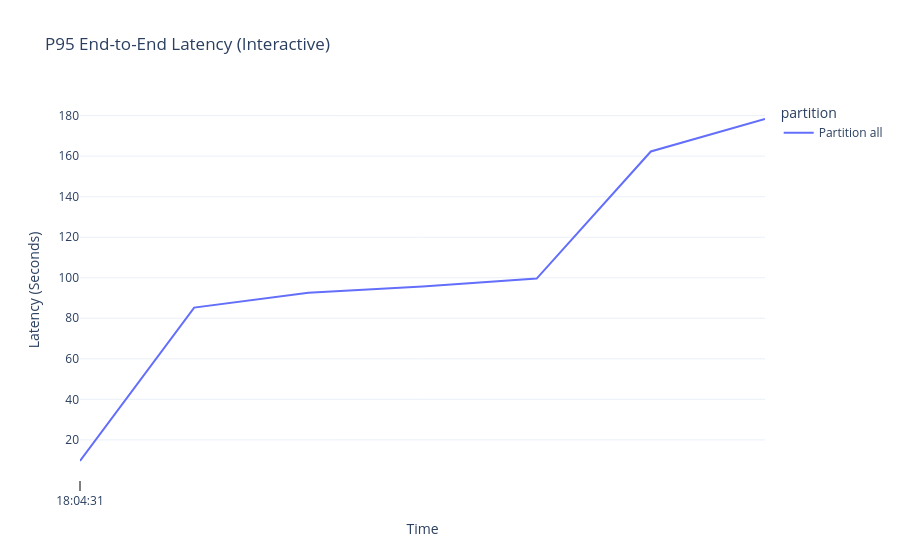

Notebook cell for this chart:
### Code cell
import plotly.express as px
from datetime import datetime, timedelta
minutes_interval = 10.0
time_bucket_for_average = 5 #minutes

# 2. Setup Time Range (Last 12 hours)
end_time = datetime.now()
start_time = end_time - timedelta(hours=12)
step = "1m"

query = f'histogram_quantile(0.95, sum(rate(message_processing_latency_seconds_bucket[{time_bucket_for_average}m])) by (le, partition))'

# 3. Fetch Data
result = prom.custom_query_range(
    query=query,
    start_time=start_time,
    end_time=end_time,
    step=step,
)

# 4. Flatten the result into a DataFrame
df_list = []
for series in result:
    partition = series['metric'].get('partition', 'all')
    for val in series['values']:
        df_list.append({
            'timestamp': pd.to_datetime(val[0], unit='s'),
            'partition': f"Partition {partition}",
            'latency_sec': float(val[1])
        })

df = pd.DataFrame(df_list)
df['timestamp'] = pd.to_datetime(df['timestamp']) 

# 5. Create Plotly Graph
fig = px.line(
    df, 
    x='timestamp', 
    y='latency_sec', 
    color='partition',
    title='P95 End-to-End Latency (Interactive)',
    labels={'timestamp': 'Time', 'latency_sec': 'Latency (Seconds)'},
    template='plotly_white'
)

# Convert to milliseconds for Plotly
ms_interval = minutes_interval * 60 * 1000
# Logic to determine the best format
if minutes_interval < 60:
    # Under 1 hour: Show minutes and seconds
    custom_format = "%H:%M:%S"
elif minutes_interval < 1440: # 24 hours
    # 1 to 24 hours: Show Hour:Minute and Short Date
    custom_format = "%H:%M\n%b %d"
else:
    # Over 24 hours: Focus on the Date
    custom_format = "%b %d\n%Y"

fig.update_xaxes(
    type='date',             # Force the axis to recognize dates
    tickmode='linear',
    tick0=df['timestamp'].min(), 
    dtick=ms_interval,
    tickformat=custom_format,
    ticks="outside",
    ticklen=10,
    tickcolor='black',
    showgrid=True,
    gridcolor='LightPink'
)
fig.show()

# 6. Display Stats Table
print("--- Performance Stats ---")
stats_table = df.groupby('partition')['latency_sec'].agg(['mean', 'max', 'std']).reset_index()
display(stats_table)

### Figure 1 — Plotly figure (JSON) as saved in the notebook; plotly's stock layout.template omitted (floating-point values rounded to 4 significant figures)
{"data": [{"hovertemplate": "partition=Partition all<br>Time=%{x}<br>Latency (Seconds)=%{y}<extra></extra>", "legendgroup": "Partition all", "line": {"color": "#636efa", "dash": "solid"}, "marker": {"symbol": "circle"}, "mode": "lines", "name": "Partition all", "orientation": "v", "showlegend": true, "type": "scatter", "x": ["2026-03-16T18:04:31", "2026-03-16T18:05:31", "2026-03-16T18:06:31", "2026-03-16T18:07:31", "2026-03-16T18:08:31", "2026-03-16T18:09:31", "2026-03-16T18:10:31"], "xaxis": "x", "y": [9.575, 85.26, 92.63, 95.69, 99.57, 162.3, 178.3], "yaxis": "y"}], "layout": {"legend": {"title": {"text": "partition"}, "tracegroupgap": 0}, "title": {"text": "P95 End-to-End Latency (Interactive)"}, "xaxis": {"anchor": "y", "domain": [0, 1], "dtick": 600000, "gridcolor": "LightPink", "showgrid": true, "tick0": "2026-03-16T18:04:31", "tickcolor": "black", "tickformat": "%H:%M:%S", "ticklen": 10, "tickmode": "linear", "ticks": "outside", "title": {"text": "Time"}, "type": "date"}, "yaxis": {"anchor": "x", "domain": [0, 1], "title": {"text": "Latency (Seconds)"}}}}
